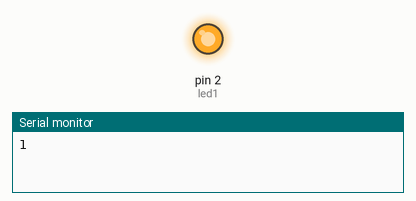
Recording of a sketch running on a simulated Arduino Uno, built with avr-gcc and run on an emulated ATmega328P. On the bench: output pins drawn as LEDs (lit = HIGH), the last lines printed to the serial monitor.

Above: at 0.1 s.
At 19.6 s:
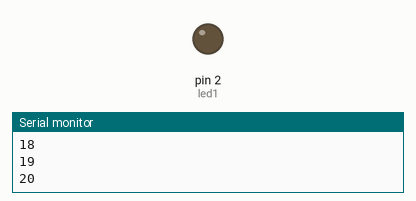
Timing chart, 0 to 21.1 s (numbered marks = the images above):
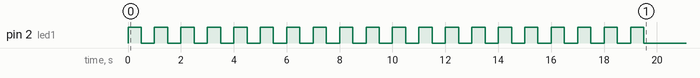

The sketch:

LED_pisca_20vezes.ino
```cpp
int led1 = 2;
void setup() {
  pinMode(led1, OUTPUT);
  Serial.begin(115200);
  for(int i=0; i<20; i++){
    Serial.println(i+1);
    digitalWrite(led1, HIGH);
    delay(500);
    digitalWrite(led1, LOW);
    delay(500);
  }

}

void loop() {
}
```
